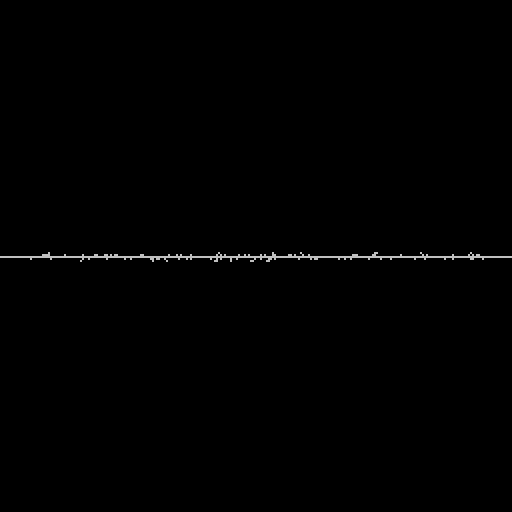
Frame 1 (no input)
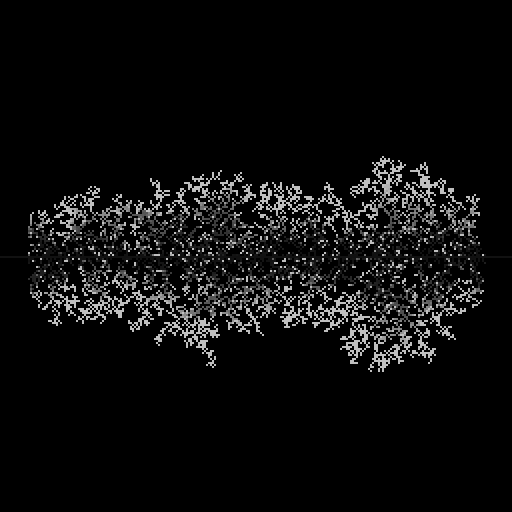
Frame 60 (the mouse pressed at the canvas centre just before this capture)
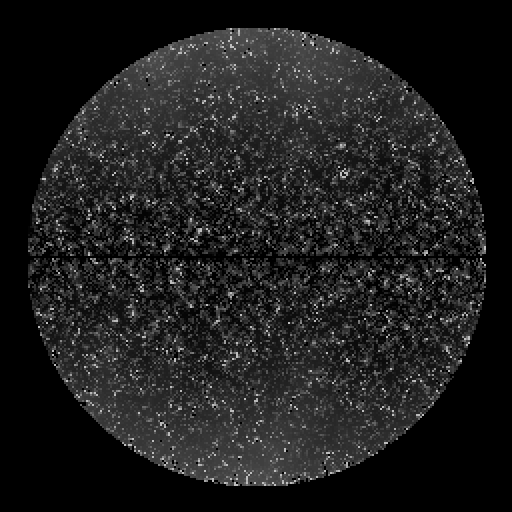
Frame 120 (the mouse held since frame 60 and released just before this capture)

The Processing sketch that drew these frames (run headless with seeded random() and noise(); from frame 60 on, the mouse is pressed at the canvas centre):

// Processing sketch: sketch_CyclicDLA
// ── sketch_CyclicDLA.pde
// @author ciphrd <https://instagram.com/ciphrd>
// @license MIT
//
// Cyclic Diffusion-Limited Aggregation
// https://ciphered.xyz/2020/07/21/cyclic-diffusion-limited-aggregation/
//
// In this variant of the DLA, the aggregate is subject to decay / blur over time, simulating respectively the 
// evaporation / diffusion of the aggregate. On the other hand, once a particle "hits" the aggregate and gets
// added to it, its position is randomly set to any position on the grid instead of the sides.
// These 2 additions allows for the cyclic generation of patterns
//



// SIMULATION RULES
int NB_PARTICLES = 10000;
int SIZE = 256;    // aggregation grid size (^2)
boolean BLUR = false;
float AGGREG_THRESHOLD = 0.25;  // the threshold above which the sum of neighbors must be for aggregation to happen
float AGGREG_DECAY = 0.95;
float AGGREG_PREVENT = 0.001;    // self cell threshold under which the aggregation can happen, Tl
float AGGREG_ADDITION = 1.0;    // how much is added to the aggregate on aggregation
boolean CIRCLE_DISTRIB = true;  // are the particles distributed within the circle or on the whole canvas


// the ratio between the aggregation grid size and the number of particles needs to 
Particle[] particles = new Particle[NB_PARTICLES];
float[] aggregation = new float[SIZE*SIZE];


int VIEW = 512;    // window size
float SIZE2 = (float) SIZE * .5;
float cell = (float) VIEW / SIZE;   // size of a cell
float RAD = 115;   // radius in which aggregation is possible


void setup () {
  surface.setSize(VIEW, VIEW); 
  
  // initialize the aggration area
  for (int x = 0; x < SIZE; x++) {
    for (int y = 0; y < SIZE; y++) {
      writeAggregation(y > SIZE2-1 && y < SIZE2+1 ? 1.0 : 0.0, x, y);
    }
  }
  
  // initialize the particles position
  for (int i = 0; i < particles.length; i++) {
    particles[i] = new Particle(); 
  }
}

void writeAggregation (float v, int x, int y) {
  aggregation[x+SIZE*y] = v; 
}

float getAggregation (int x, int y) {
  if (x < 0 || x >= SIZE || y < 0 || y >= SIZE) return 0;
  return aggregation[x+SIZE*y];
}

void drawAggregation () {
  for (int x = 0; x < SIZE; x++) {
    for (int y = 0; y < SIZE; y++) {
      fill(min(.5, getAggregation(x, y)) * 1.5 * 255);
      noStroke();
      rect(x*cell, y*cell, cell, cell);
    }
  }
}

// returns the sum of the neighbours arround a particle
float neighboursSum (int x, int y) {
  float s = 0.0;
  s+= getAggregation(x-1, y-1);
  s+= getAggregation(x, y-1);
  s+= getAggregation(x+1, y-1);
  s+= getAggregation(x+1, y);
  s+= getAggregation(x+1, y+1);
  s+= getAggregation(x, y+1);
  s+= getAggregation(x-1, y+1);
  s+= getAggregation(x-1, y);
  return s;
}

void draw () {
  // we update the particles position
  for (int i = 0; i < particles.length; i++) {
    particles[i].update(); 
    
    // the sum of the aggregates arround the particle
    float sum = neighboursSum(particles[i].x, particles[i].y);
    
    // distance to the center of the canvas
    float d = sqrt((float) (particles[i].x-SIZE2)*(particles[i].x-SIZE2) + (particles[i].y-SIZE2)*(particles[i].y-SIZE2));
    
    // are the conditions to add particle to the aggregate met ?
    if (sum > AGGREG_THRESHOLD && getAggregation(particles[i].x, particles[i].y) < AGGREG_PREVENT && d < RAD) {
      writeAggregation(AGGREG_ADDITION, particles[i].x, particles[i].y); 
      particles[i].randPos();
    }
  }
  
  for (int x = 0; x < SIZE; x++) {
    for (int y = 0; y < SIZE; y++) {
      if (BLUR) {
        float s = 0.0;
        s+= getAggregation(x-1, y-1) * 0.0625;
        s+= getAggregation(x, y-1) * .125;
        s+= getAggregation(x+1, y-1) * 0.0625;
        s+= getAggregation(x+1, y) * .125;
        s+= getAggregation(x+1, y+1) * .0625;
        s+= getAggregation(x, y+1) * .125;
        s+= getAggregation(x-1, y+1) * .0625;
        s+= getAggregation(x-1, y) * .125;
        s+= getAggregation(x, y) * .25;
        
        aggregation[x+y*SIZE] = s * AGGREG_DECAY;
      } else {
        aggregation[x+y*SIZE]*= AGGREG_DECAY;
      }
    }
  }
  
  
  drawAggregation();
  
  // draw particles
  /*
  for (int i = 0; i < particles.length; i++) {
    particles[i].draw(); 
  }
  */
}

// ── Particle.pde
class Particle {
  public int x;
  public int y;
  
  Particle () {
    randPos();
  }
  
  public void update () {
    // maybe it is faster for the CPU to do logical comparaison rather than solving this with math ?
    int dir = (int) random(8);
    switch (dir) {
      case 0: x--; y--; break;
      case 1: y--; break;
      case 2: x++; y--; break;
      case 3: x++; break;
      case 4: x++; y++; break;
      case 5: y++; break;
      case 6: x--; y++; break;
      case 7: x--; break;
    }
    bound();
  }
  
  public void bound () {
    if (x < 0 || x >= SIZE || y < 0 || y >= SIZE) {
       randPos();
    }
  }
  
  public void randPos () {
    
    //
    float a = random(TWO_PI);
    float d = random(1);
    d = pow(d, 0.5);
    d*= RAD;
    
    x = (int) (cos(a) * d + SIZE2);
    y = (int) (sin(a) * d + SIZE2); 
    /*
    x = (int) random(SIZE);
    y = (int) random(SIZE);
    */
  }
  
  public void draw () {
    fill(255, 0, 0);
    noStroke();
    rect(x*cell, y*cell, cell, cell);
  }
}
